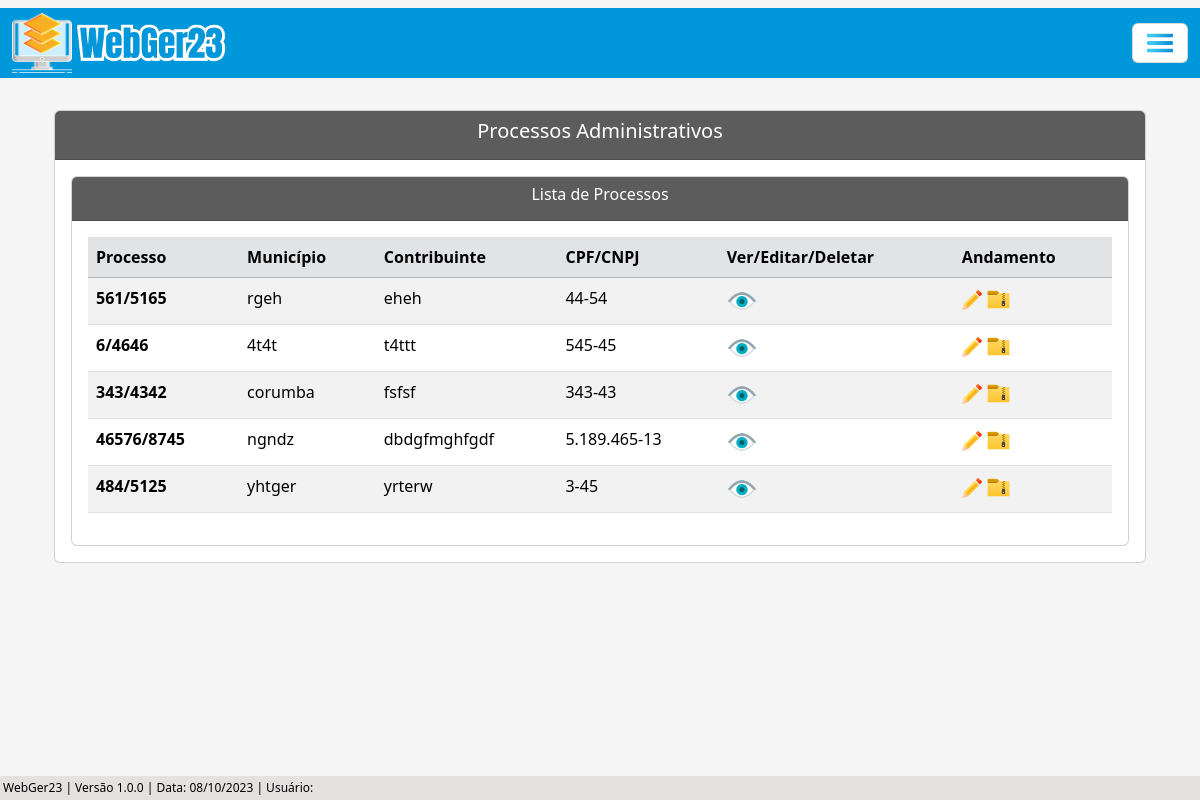
The page /listar/processo-adm/ on the database as committed earlier.
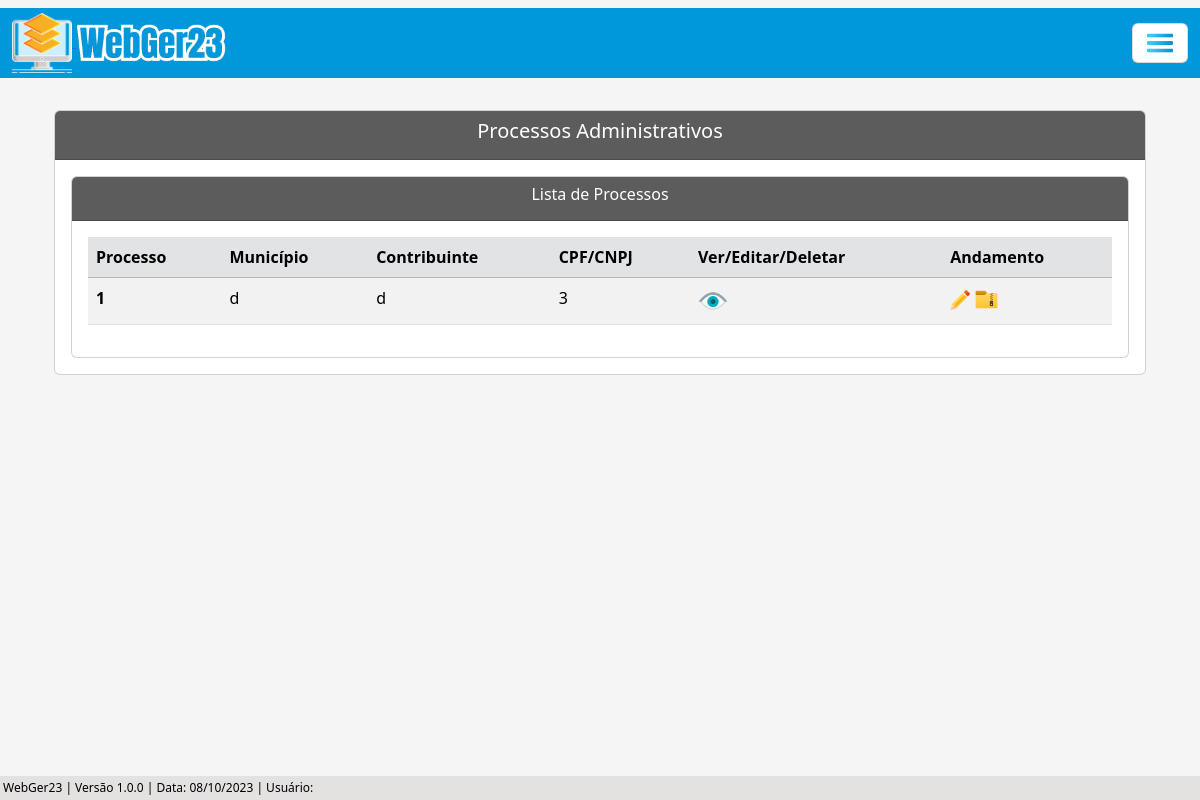
The same page on the database as committed later.
### processo/models.py (models this page shows, shortened)
class Base(models.Model): # Classe base, será herdada pelas outras classes
    data_criacao = models.DateTimeField('data_criação', auto_now_add=True)
    usuario_criador = models.ForeignKey(get_user_model(), verbose_name='Usuário Criador', on_delete=models.SET_NULL, null=True)
    data_alteracao = models.DateTimeField('Alterado', auto_now=True)
    ativo = models.BooleanField('Ativo?', default=True)
    class Meta:
        abstract = True

class ProcessoAdm(Base):
    tipo_pessoas = (
        ('Física', 'Física'), ('Jurídica', 'Jurídica'),
    )
    numero = models.CharField(unique=True, verbose_name='N°', max_length=10) # Número do processo
    municipio = models.CharField(max_length=50, verbose_name='Município') # Município
    uf = models.CharField(max_length=2) # UF
    data_inicial = models.DateField(blank=True, null=True) # Data Inicial do Período do processo
    data_final = models.DateField(blank=True, null=True) # Data final do Período do processo
    data_div_ativa = models.DateField(blank=True, null=True) # Data dívida ativa
    valor_atributo = models.CharField(max_length=14, blank=True, null=True)  # Valor do atributo
    valor_multa = models.CharField(max_length=14, blank=True, null=True) # Valor da multa
    valor_credito = models.CharField(max_length=14, blank=True, null=True) # Valor do crédito
    valor_atualizado = models.CharField(max_length=14, blank=True, null=True) # Valor do atualizado
    data_valor_atualizado = models.DateField(blank=True, null=True) # Data valor atualizado
    nome_contribuinte = models.CharField(max_length=50)  # Nome / Razão Social
    tipo_pessoa = models.CharField(max_length=50, choices=tipo_pessoas) # Física / Jurídica # Utiliza choices(escolhas) para selecionar o tipo de pessoas
    documento = models.CharField(max_length=20, verbose_name='CPF/CNPJ', unique=True) # CPF / CNPJ
    nome_fantasia = models.CharField(max_length=50, blank=True, null=True) # Nome Fantasia
    email = models.EmailField(max_length=50, blank=True, null=True) # E-mail
    endereco = models.CharField(max_length=150) # Rua
    complemento = models.CharField(max_length=50, blank=True, null=True) # Complemento
    municipio_contribuinte = models.CharField(max_length=50, blank=True, null=True) # Município Contribuinte
    uf_contribuinte = models.CharField(max_length=2, verbose_name='UF', blank=True, null=True) # UF Contribuinte
    cep = models.CharField(max_length=10, blank=True, null=True) # CEP
    telefone = models.CharField(max_length=20, blank=True, null=True) # Telefone
    celular = models.CharField(max_length=20, blank=True, null=True) # Celular

### processo/views.py (the view)
# urls.py: path('listar/processo-adm/', ProcessoAdmList.as_view(), name='proc-adm-list'),
class ProcessoAdmList(ListView):
    model = ProcessoAdm
    template_name = 'processos/lists/processo_adm_list.html'

### processo/templates/processos/lists/processo_adm_list.html (shortened to what this page needs)
{% extends 'index.html' %}
{% load static %}
{% block conteudo %}
    <div class="container p-4">
        <div class="card">
            <div class="card-header text-white" style="background-color: #5c5c5c;">
                <h5 style="text-align: center;">Processos Administrativos</h5>
            </div>
            <div class="card-body">
                <div class="card">
                    <div class="card-header text-white" style="background-color: #5c5c5c;; text-align: center;">
                    <h6>Lista de Processos</h6>
                    </div>
                    <div class="card-body">
                        <div class="table-responsive">
                            <table class="table table-striped" id="tabela-listar">
                                <thead>
                                    <tr class="table-secondary">
                                        <th>Processo</th>
                                        <th>Município</th>
                                        <th>Contribuinte</th>
                                        <th>CPF/CNPJ</th>
                                        <th>Ver/Editar/Deletar</th>
                                        <th>Andamento</th>
                                    </tr>
                                </thead>
                                <tbody>
                                    {% for processo in object_list %}
                                    <tr>
                                        <td><b>{{ processo.numero }}</b></td>
                                        <td>{{ processo.municipio }}</td>
                                        <td>{{ processo.nome_contribuinte }}</td>
                                        <td>{{ processo.documento }}</td>
                                            <td>
                                                <a href="{% url 'proc-adm-view' processo.pk %}"><img src="{% static 'img/olho3.png' %}" width="30"></i></a>
                                            </td>
                                        <td>
                                            <a href="{% url 'andamento-adm-list-update' processo.pk %}"><img src="{% static 'img/botao-editar.png' %}" width="20"></a>
                                            <a href="{% url 'andamento-adm-list' processo.pk %}"><img src="{% static 'img/arquivo.png' %}" width="25"></a>
                                        </td>
                                    </tr>
                                    {% endfor %}
                                </tbody>
                            </table>
                        </div>
                    </div>
                </div>
            </div>
        </div>
    </div>
    <br>
    {% endblock %}

### core/templates/index.html (shortened to what this page needs)
{% load static %}
<!DOCTYPE html>
<html lang="pt-br">
<head>
    <link href="https://cdn.jsdelivr.net/npm/bootstrap@5.3.1/dist/css/bootstrap.min.css" rel="stylesheet">
    <link rel="stylesheet" href="https://cdn.jsdelivr.net/npm/bootstrap-icons@1.10.5/font/bootstrap-icons.css">
    <link rel="stylesheet" href="{% static 'css/estilos.css' %}">
    <link href="https://cdn.datatables.net/v/bs5/dt-1.13.6/datatables.min.css" rel="stylesheet">
</head>
<body>
    {% block menu %}
      <nav class="navbar">
        <div class="container-fluid">
             <a href="{% url 'index' %}"><img src="{% static 'img/logo.png' %}" alt="" width="60"> <img src="{% static 'img/webger.png' %}" alt="" width="150"></a>
          <button class="navbar-toggler" type="button" data-bs-toggle="offcanvas" data-bs-target="#offcanvasNavbar" aria-controls="offcanvasNavbar" aria-label="Toggle navigation" style="background-color: white;">
            <span><img src="{% static 'img/menu.png' %}" width="30"></span>
          </button>
        </div>
      </nav>
    {% endblock %}
    {% block conteudo %}{% endblock %}
    {% block rodape %}
      <div class="rodape">
        WebGer23 | Versão 1.0.0 | Data: {% now 'd/m/Y' %} | Usuário: {{ user.get_full_name }}
      </div>
    {% endblock %}
</body>
</html>

### core/static/css/estilos.css (style rules this page uses)
.container-fluid { background-color: #0098DB; height: 70px; }
body { background-color: whitesmoke; margin: 0; padding: 0; display: flex; flex-direction: column; min-height: 100vh; position: relative; }
.rodape { background-color: rgb(228, 225, 225); color: black; padding: 3px; text-align: left; font-size: 12px; position: absolute; bottom: 0; width: 100%; }

Rows that differ between the two databases and show on the page:
removed ProcessoAdm: numero "6/4646", municipio "4t4t", nome_contribuinte "t4ttt", documento "545-45"
removed ProcessoAdm: numero "343/4342", municipio "corumba", nome_contribuinte "fsfsf", documento "343-43"
removed ProcessoAdm: numero "46576/8745", municipio "ngndz", nome_contribuinte "dbdgfmghfgdf", documento "5.189.465-13"
removed ProcessoAdm: numero "484/5125", municipio "yhtger", nome_contribuinte "yrterw", documento "3-45"
changed ProcessoAdm: numero "561/5165" → "1"; municipio "rgeh" → "d"; nome_contribuinte "eheh" → "d"; documento "44-54" → "3"
